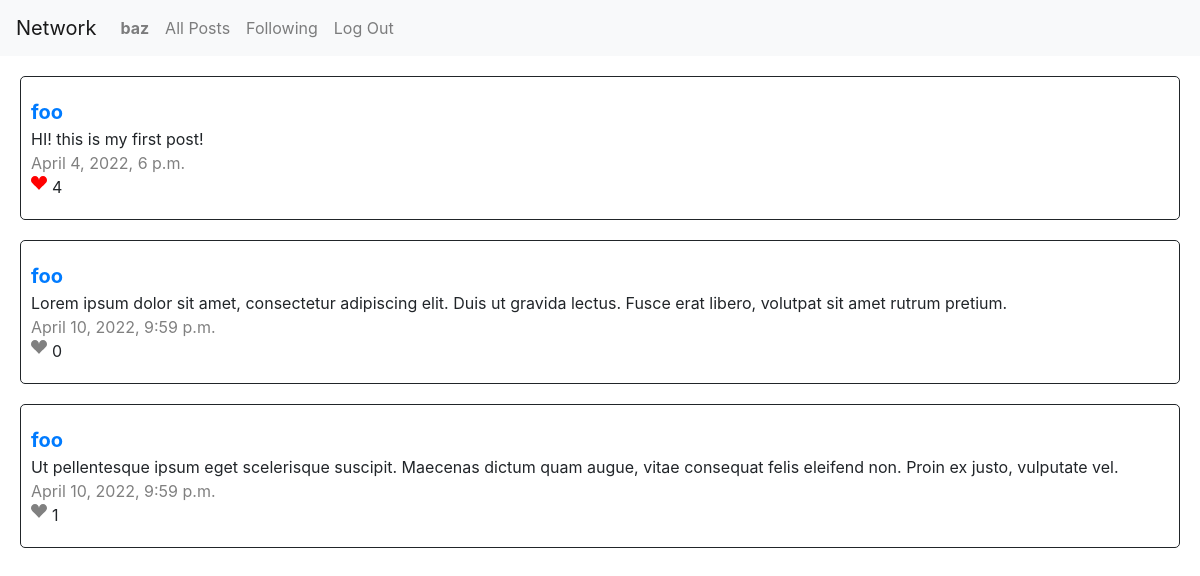
Page /following (signed in) on the committed database.
### network/models.py (models this page shows, shortened)
class User(AbstractUser):
    following = models.ManyToManyField("self", symmetrical=False, blank=True, related_name="followers")

class Post(models.Model):
    author = models.ForeignKey(User, on_delete=models.CASCADE, related_name="posts")
    content = models.TextField()
    timestamp = models.DateTimeField()
    likes = models.ManyToManyField(User, blank=True, related_name="liked_posts")
    def get_like_url(self):
        return reverse("network:like_toogle", kwargs={'post_id': self.pk})

### network/views.py (the view)
# urls.py: path("following", views.following, name="following"),
@login_required
def following(request):
    following_users = request.user.following.all()
    all_posts = Post.objects.all()
    filtered_posts = [post for post in all_posts if post.author in following_users]
    return render(request, "network/following.html", {
        'posts': filtered_posts
    })

### network/templates/network/following.html (shortened to what this page needs)
{% extends "network/layout.html" %}
{% load static %}
{% block body %}
{% for post in posts %}
  <div class="post">
    <a href="{% url 'network:profile' post.author.pk %}">
      <b class="post-author">{{ post.author.username }}</b>
    </a>
    <div class="post-content">{{ post.content }}</div>
    <div class="post-timestamp">{{ post.timestamp }}</div>
    <div class="likes-container">
      {% if user.is_authenticated %}
        {% if user in post.likes.all %}
          <svg class="post-like-button" data-href="{{ post.get_like_url }}" xmlns="http://www.w3.org/2000/svg" width="16" height="16" fill="red" class="bi bi-suit-heart-fill" viewBox="0 0 16 16">
            <path d="M4 1c2.21 0 4 1.755 4 3.92C8 2.755 9.79 1 12 1s4 1.755 4 3.92c0 3.263-3.234 4.414-7.608 9.608a.513.513 0 0 1-.784 0C3.234 9.334 0 8.183 0 4.92 0 2.755 1.79 1 4 1z"/>
          </svg>
        {% else %}
          <svg class="post-like-button" data-href="{{ post.get_like_url }}" xmlns="http://www.w3.org/2000/svg" width="16" height="16" fill="grey" class="bi bi-suit-heart-fill" viewBox="0 0 16 16">
            <path d="M4 1c2.21 0 4 1.755 4 3.92C8 2.755 9.79 1 12 1s4 1.755 4 3.92c0 3.263-3.234 4.414-7.608 9.608a.513.513 0 0 1-.784 0C3.234 9.334 0 8.183 0 4.92 0 2.755 1.79 1 4 1z"/>
          </svg>
        {% endif %}
      {% endif %}
      <div class="post-likes-count" id="{{ post.pk }}">{{ post.likes.count }}</div>
    </div>
  </div>
{% endfor %}
{% endblock %}

### network/templates/network/layout.html (shortened to what this page needs)
{% load static %}
<!DOCTYPE html>
<html lang="en">
    <head>
        <link rel="stylesheet" href="https://stackpath.bootstrapcdn.com/bootstrap/4.4.1/css/bootstrap.min.css">
        <link href="{% static 'network/styles.css' %}" rel="stylesheet">
    </head>
    <body>
        <nav class="navbar navbar-expand-lg navbar-light bg-light">
            <a class="navbar-brand" href="#">Network</a>
            <div>
              <ul class="navbar-nav mr-auto">
                {% if user.is_authenticated %}
                    <li class="nav-item">
                        <a class="nav-link" href="{% url 'network:profile' user.pk %}"><strong>{{ user.username }}</strong></a>
                    </li>
                {% endif %}
                <li class="nav-item">
                  <a class="nav-link" href="{% url 'network:index' %}">All Posts</a>
                </li>
                {% if user.is_authenticated %}
                    <li class="nav-item">
                        <a class="nav-link" href="{% url 'network:following' %}">Following</a>
                    </li>
                    <li class="nav-item">
                        <a class="nav-link" href="{% url 'network:logout' %}">Log Out</a>
                    </li>
                {% endif %}
              </ul>
            </div>
          </nav>
        <div class="body">
            {% block body %}
            {% endblock %}
        </div>
    </body>
</html>

### network/static/network/styles.css (style rules this page uses)
.post { margin: 20px; padding: 20px 10px; border: solid 1px; border-radius: 5px; }
.post-author { font-size: 20px; }
.post-timestamp { color: grey; }
.likes-container { display:flex; gap: 5px; }

### rows in the picture
User: username "baz"
Post: author.username "foo", content "HI! this is my first post!", timestamp "April 4, 2022, 6 p.m.", likes.count "4"
Post: author.username "foo", content "Lorem ipsum dolor sit amet, consectetur adipiscing elit. Duis ut gravida lectus. Fusce erat libero, volutpat sit amet rutrum pretium.", timestamp "April 10, 2022, 9:59 p.m.", likes.count "0"
Post: author.username "foo", content "Ut pellentesque ipsum eget scelerisque suscipit. Maecenas dictum quam augue, vitae consequat felis eleifend non. Proin ex justo, vulputate vel.", timestamp "April 10, 2022, 9:59 p.m.", likes.count "1"
